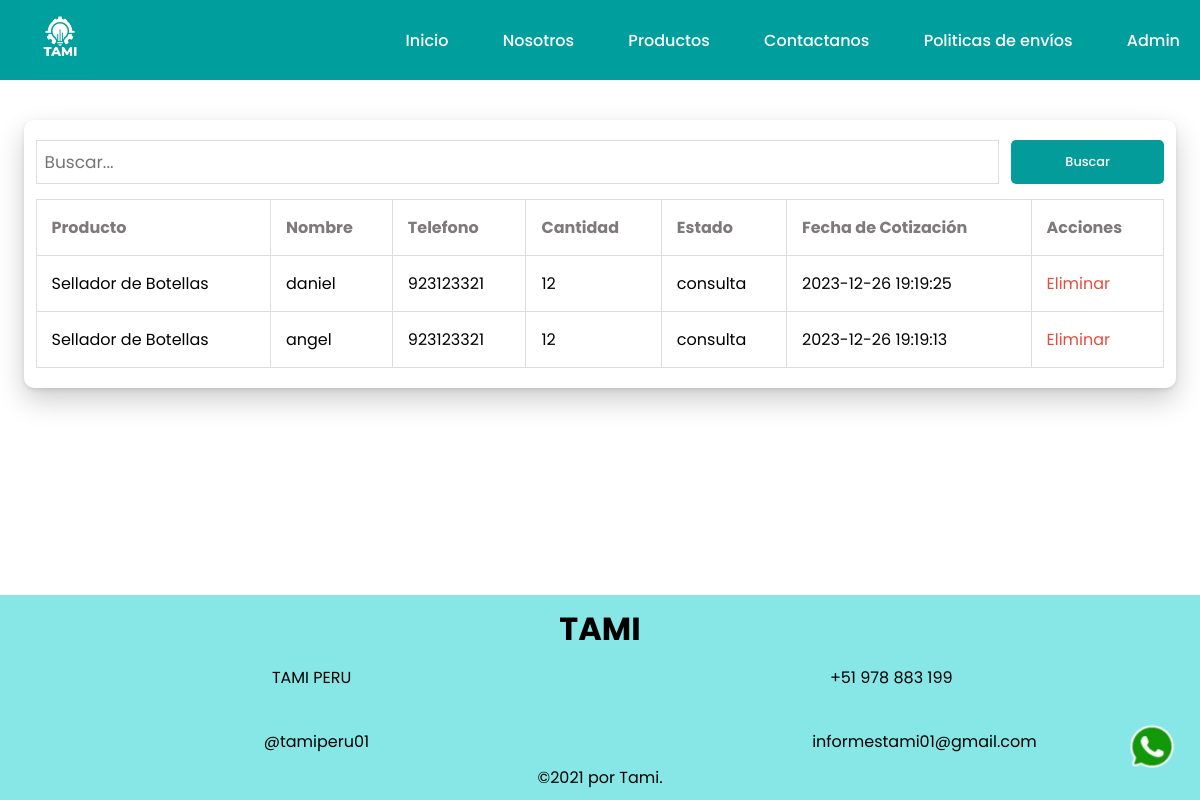
Page /views/cotizaciones.php (signed in) on the committed database.
### tables this page shows
CREATE TABLE `cotizaciones` (
  `id` int(11) NOT NULL,
  `nombre` varchar(255) NOT NULL,
  `email` varchar(255) NOT NULL,
  `telefono` varchar(20) NOT NULL,
  `producto` varchar(255) NOT NULL,
  `cantidad` int(11) NOT NULL,
  `mensaje` text NOT NULL,
  `estado` varchar(20) DEFAULT 'consulta',
  `fecha_cotizacion` timestamp NOT NULL DEFAULT current_timestamp()
);

### views/cotizaciones.php (the view, shortened to what this page needs)
<?php
$conexion = new mysqli("localhost", "root", "", "tami");
if (isset($_GET['buscar'])) {
    $terminoBusqueda = $_GET['buscar'];
    $consulta = "SELECT * FROM cotizaciones WHERE producto LIKE '%$terminoBusqueda%' OR nombre LIKE '%$terminoBusqueda%' OR email LIKE '%$terminoBusqueda%' ORDER BY fecha_cotizacion DESC";
} else {
    $consulta = "SELECT * FROM cotizaciones ORDER BY fecha_cotizacion DESC";
}
$result = $conexion->query($consulta);
?>
<!DOCTYPE html>
<html lang="en">
<head>
    <link rel="stylesheet" type="text/css" href="../public/css/menu.css">
    <link rel="stylesheet" type="text/css" href="../public/css/contacto.css">
    <link rel="stylesheet" type="text/css" href="../public/css/footer.css">
</head>
<body>
    <?php include_once "header.php"; ?>
    <main class="main">
        <div class="container">
            <div>
                <form class="search-container" action="" method="GET">
                    <input type="text" class="search-box" name="buscar" placeholder="Buscar...">
                    <button type="submit" class="btn_search">Buscar</button>
                </form>
            </div>
            <table>
                <thead>
                    <tr>
                        <th>Producto</th>
                        <th>Nombre</th>
                        <th>Telefono</th>
                        <th>Cantidad</th>
                        <th>Estado</th>
                        <th>Fecha de Cotización</th>
                        <th>Acciones</th>
                    </tr>
                </thead>
                <tbody>
                    <?php while ($row = $result->fetch_assoc()) : ?>
                        <tr class="show-modal" data-id="<?= $row['id'] ?>">
                            <td><?= $row['producto'] ?></td>
                            <td><?= $row['nombre'] ?></td>
                            <td><?= $row['telefono'] ?></td>
                            <td><?= $row['cantidad'] ?></td>
                            <td ><?= $row['estado'] ?></td>
                            <td><?= $row['fecha_cotizacion'] ?></td>
                            <td><a href="?eliminar=<?= $row['id'] ?>">Eliminar</a></td>
                        </tr>
                    <?php endwhile; ?>
                </tbody>
            </table>
        </div>
    </main>
    <?php include_once "footer.php"; ?>
</body>
</html>

### views/header.php (shortened to what this page needs)
<a class="icono__flotante" href="https://api.whatsapp.com/send?phone=51978883199" aria-label="Read more about Seminole tax hike">
    <img class="logo__whatsapp" src="../public/images/whatsapp.webp" alt="">
</a>
<header>
    <div class="nav-bar">
        <img src="../public/images/TAMILOGOFondoTurquesa.webp" class="logo"alt="">
        <div class="navigation">
            <div class="nav-items">
                <a href="inicio.php">Inicio</a>
                <a href="nosotros.php">Nosotros</a>
                <a href="productos.php">Productos</a>
                <a href="contacto.php">Contactanos</a>
                <a href="politica_envio.php">Politicas de envíos</a>
                <a href="loguin.php">Admin</a>
            </div>
        </div>
    </div>
</header>

### views/footer.php (shortened to what this page needs)
<footer class="footer">
    <div>
        <p class="footer__titulo">TAMI</p>
        <ul class="footer__sociales">
            <li class="footer__item footer__face">
                <a class="footer__link" href="https://www.facebook.com/tamiperu01" target="_blank">
                    <i class="fab fa-facebook-f icono__1"></i><span>TAMI PERU</span>
                </a>
            </li>
            <li class=" footer__item footer__whas">
                <a class="footer__link" href="#">
                    <i class="fab fa-whatsapp icono__1"></i><span>+51 978 883 199 </span>
                </a>
            </li>
            <li class=" footer__item" >
                <a class="footer__link" href="https://www.instagram.com/tamiperu01/?hl=es-la" target="_blank">
                    <i class="fab fa-instagram icono__1"></i><span>@tamiperu01</span>
                </a>
            </li>
            <li class="footer__item">
                <a class="footer__link" href="#">
                    <i class="far fa-envelope icono__1"></i><span>informestami01@gmail.com</span>
                </a>
            </li>
        </ul>
      <p class="footer_copy">©2021 por Tami.</p>
    </div>
</footer>

### public/css/menu.css (style rules this page uses)
:root { --fuente: lato; --stop: paused; --stop1: paused; --stop3: paused; --stop4: paused; --stop5: paused; --stop6: paused; --stop7: paused; --color-botones: rgb(4, 156, 155); --hoverbotonpanel: rgba(4, 156, 155, .6); --color-primario1: rgb(135, 230, 230); --background-header: #009f9d; --color-secundario2: rgb(4, 156, 155); --color-prymario: hsl(180, 50%, 65%); --color-secundario: #286780; --ancho-todaPagina: 100%; --fondo-header: white; --ancho-logo: 5.4rem; --altura-barraHamburguesa: 0.25rem; --color-barraHamburguesa: black; --fondo-nav: white; --color-linkNav: black; --color-hoverNav: hsl(180, 40%, 97%); --color-linkFootter: black; --fontsize-titulo: 2rem; --fontsize-normal: 1rem; --fontsize-small: .7rem; --first-color: rgb(0, 0, 0); --second-color: #fff; --third-color: #494949; --hover-color: #b1b1b1; --body-bg-color: #fefefe; --card-bg-color: #fff; --modal-bg-color: #fff; --bg-transparent-color: rgba(0, 0, 0, 0.1); --transparent-color-01: rgba(0, 0, 0, 0.1); --transparent-color-02: rgba(218, 218, 218, 0.1); --line-color: #d7d7d7; --color-filter: invert(1); --box-shadow: 0px 0px 20px rgb(0 0 0 / 10%); --small-font-size: 0.9em; --normal-font-size: 1em; --scroll-bar-color: #c5cadf; --scroll-thumb-color: #b1b1b1; --scroll-thumb-hover-color: #444752; }
.main__contacto, .footer, .main__nosotros, .main__inicio, .main__politicaEnvio, .main__productos { width: var(--ancho-todaPagina); margin-left: auto; margin-right: auto; }
@media screen and (min-width: 830px) { .main__contacto, .footer, .main__nosotros, .main__contacto, .main_inicio { --ancho-todaPagina: 100%; width: var(--ancho-todaPagina); } }
* { margin:0; padding: 0; box-sizing: border-box; font-family: 'poppins', sans-serif; }
a { text-decoration: none; }
li { list-style: none; }
header { z-index: 99999; width: 100%; position: fixed; top: 0; background-color: var(--background-header); left: 0; backdrop-filter: blur(20px); transition: .6s ease; }
.nav-bar { position: relative; height: calc(4rem + 1rem); max-width: 1250px; display: flex; justify-content: space-between; align-items: center; margin-left: auto; margin-right: auto; padding: 0 20px; transition: .6s ease; }
.nav-bar .logo { height: 100%; }
.nav-items a { color: var(--second-color); font-size: var(--normal-font-size); font-weight: 500; }
.nav-items a:not(:last-child) { margin-right: 50px; }

### views/cotizaciones.php (style rules this page uses)
body { display: flex; flex-direction: column; min-height: 100vh; margin: 0; }
.main { flex: 1; padding-top: 100px; }
.container { max-width: 96%; margin: 20px 2%; overflow-x: auto; border-radius: 10px; box-shadow: rgba(0, 0, 0, 0.07) 0px 1px 2px, rgba(0, 0, 0, 0.07) 0px 2px 4px, rgba(0, 0, 0, 0.07) 0px 4px 8px, rgba(0, 0, 0, 0.07) 0px 8px 16px, rgba(0, 0, 0, 0.07) 0px 16px 32px, rgba(0, 0, 0, 0.07) 0px 32px 64px; box-shadow: rgba(0, 0, 0, 0.2) 0px 12px 28px 0px, rgba(0, 0, 0, 0.1) 0px 2px 4px 0px, rgba(255, 255, 255, 0.05) 0px 0px 0px 1px inset; }
table { width: 98%; border-collapse: collapse; background-color: #fff; border: 1px solid #ddd; margin-left: 1%; margin-bottom: 20px; }
thead { color: #7e7a7a; }
th, td { border: 1px solid #ddd; padding: 15px; text-align: left; border-bottom: 1px solid #ddd; }
a { color: #e74c3c; text-decoration: none; }
.footer { width: 100%; margin-top: auto; padding: 10px 0; text-align: center; }
.search-container { width: 98%; margin-left: 1%; display: flex; gap: 1%; text-align: right; margin-top: 20px; margin-bottom: 5px; margin-right: 1%; }
.search-box { padding: 8px; border: 1px solid #ddd; margin-bottom: 10px; width: 88%; }
.btn_search { padding: 8px; border: 1px solid #ddd; margin-bottom: 10px; width: 14%; background-color: var(--color-secundario2); color: white; border: none; border-radius: 5px; font-size: 0.8rem; font-weight: 500; cursor: pointer; transition: 0.3s ease; }
input { font-size: 17px; border-top: none; border-left: none; border-right: none; border-bottom:2px solid #DDDDDD ; }

### rows in the picture
cotizaciones: producto "Sellador de Botellas", nombre "daniel", telefono "923123321", cantidad "12", estado "consulta", fecha_cotizacion "2023-12-26 19:19:25"
cotizaciones: producto "Sellador de Botellas", nombre "angel", telefono "923123321", cantidad "12", estado "consulta", fecha_cotizacion "2023-12-26 19:19:13"
